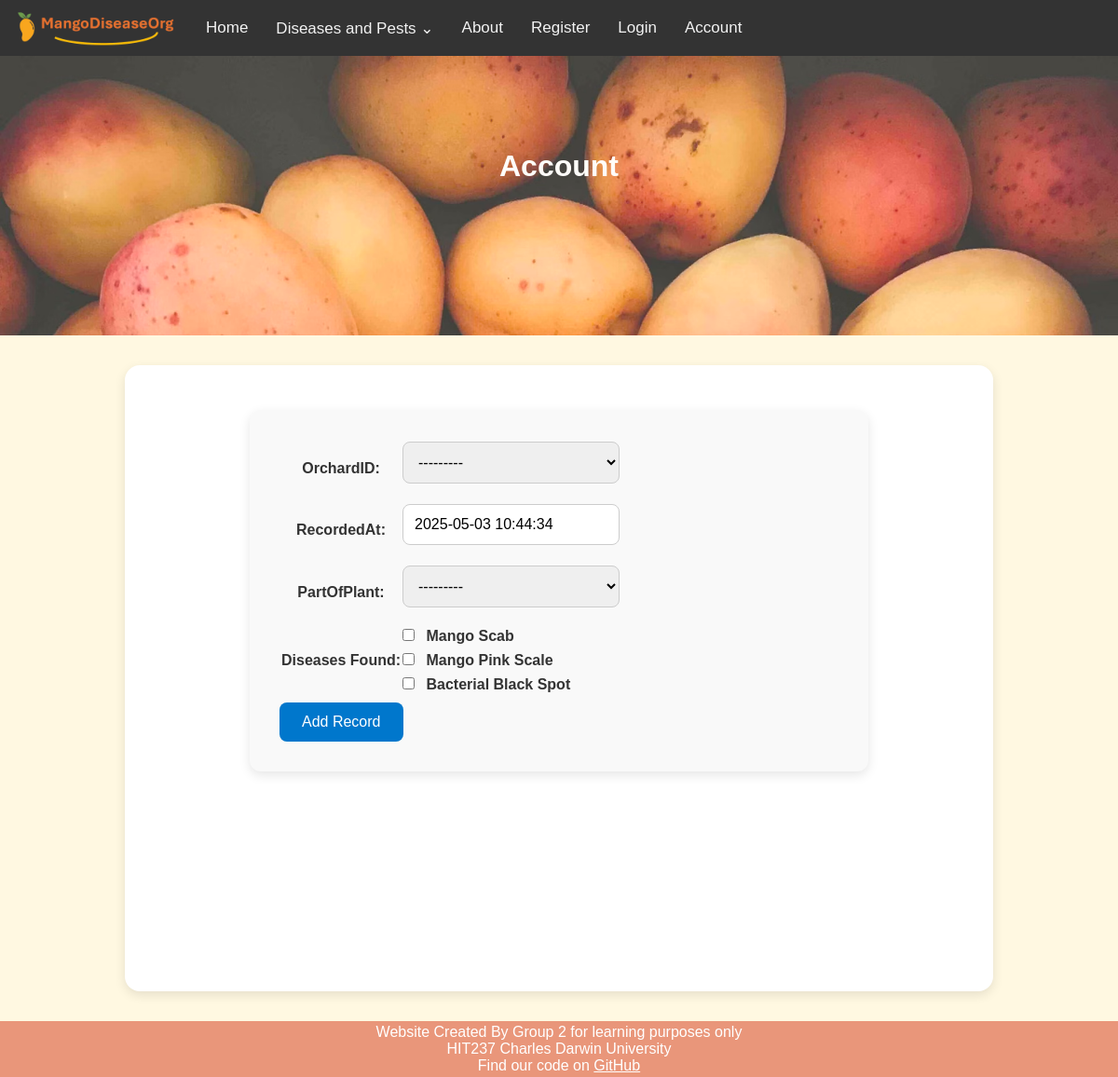
/record/, run on an earlier commit of the app's database.
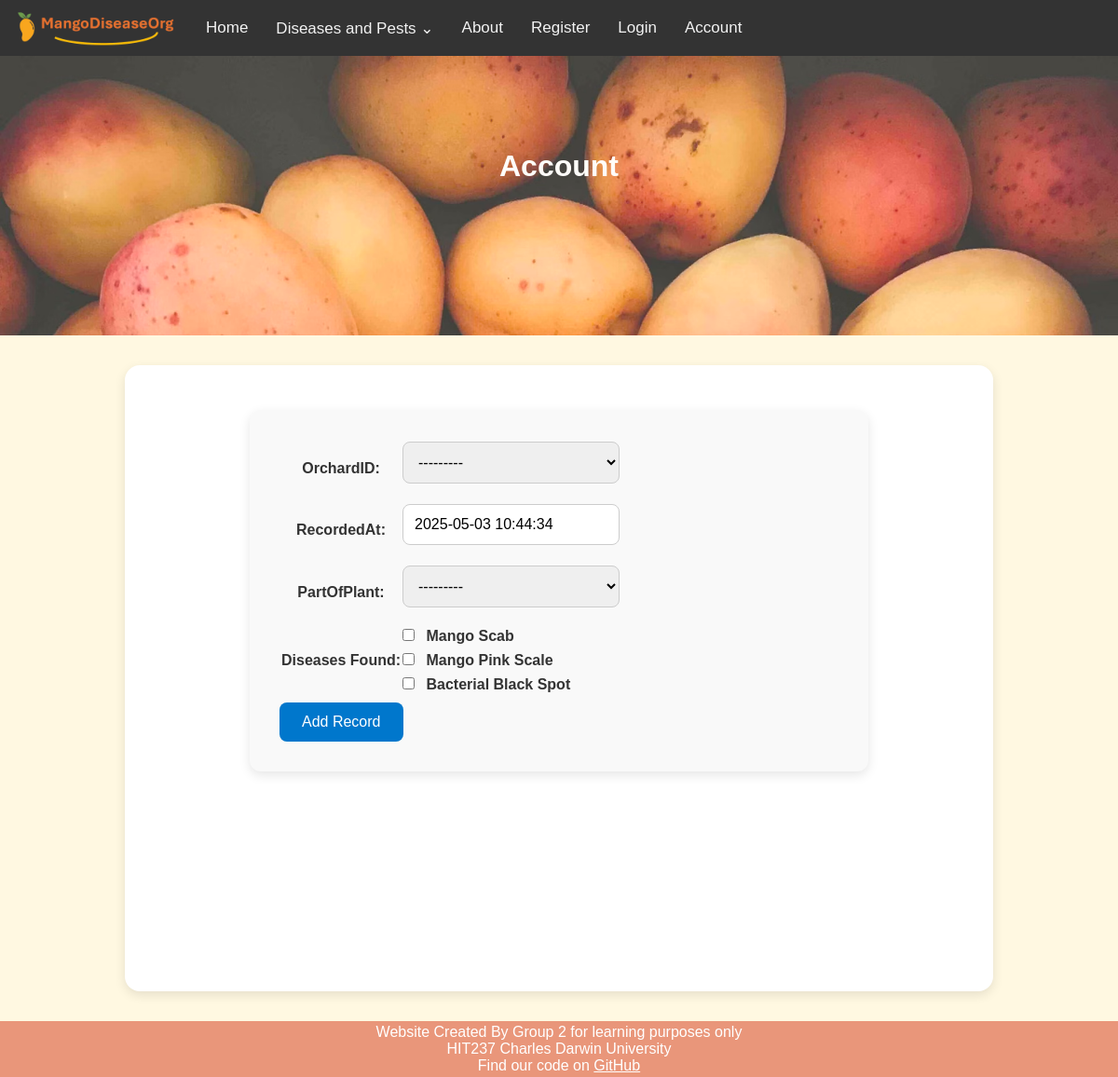
And on a later commit of the database.
### mango_disease_app/models.py (models this page shows)
class Orchard(models.Model):
    orchardID = models.AutoField(primary_key=True)
    orchardName = models.CharField()
    noTreesRow = models.IntegerField()
    noTreesColumn = models.IntegerField()
    varietyID = models.ForeignKey(
        Variety,
        on_delete=models.PROTECT
    )
    locationID = models.ForeignKey(
        Location,
        on_delete=models.PROTECT
    )
    def __str__(self):
        return self.orchardName

### mango_disease_app/views.py (the view)
# urls.py: re_path(r'^record/$', views.record, name='record'),
def record(request):
    page_data = {'form':addDiseaseRecord()}
    return render(request, 'mango_disease_app/record.html', page_data)

### mango_disease_app/forms.py
class addDiseaseRecord(forms.ModelForm):
    diseases = forms.ModelMultipleChoiceField(
        queryset=Disease.objects.all(),
        widget=forms.CheckboxSelectMultiple,
        required=True,
        label="Diseases Found"
    )
    class Meta:
        model = Record
        exclude = []

### mango_disease_app/context_processors.py (called while the page is built)
def disease_menu(request):
    return {'navs': disease_list}

### mango_disease_app/models.py (called while the page is built)
    def __str__(self):
        return self.diseaseName

### mango_disease_app/templates/mango_disease_app/record.html (shortened to what this page needs)
{% extends 'mango_disease_app/base.html' %}
{% block page_header %}Account{% endblock %}
{% load static %}
{% block content %}
<form action="{% url 'add_record' %}" method="post" novalidate>
	<table>
		{{ form.as_table }}
	</table>
	<input type="submit" value="Add Record">
</form>
{% endblock %}

### mango_disease_app/templates/mango_disease_app/base.html (shortened to what this page needs)
{% load static %}
<!DOCTYPE html>
<html lang="en">
<head>
    <link rel="stylesheet" href="{% static 'css/styles.css' %}">
</head>
<body>
    {% include "mango_disease_app/patterns/navbar_large.html" %}
    <header class='header'>
        <h1>{% block page_header %}Mango Diseases{% endblock %}</h1>
    </header>
    <main>
        <div class="main-container">
            {% block content %}{% endblock %}
        </div>
    </main>
    <footer>
        <p>Website Created By Group 2 for learning purposes only</p>
        <p>HIT237 Charles Darwin University</p>
        <p>Find our code on <a style="color: white; text-decoration: underline;" href="https://github.com/frank-895/mango_disease_web_app/">GitHub</a></p>
    </footer>
</body>
</html>

### mango_disease_app/templates/mango_disease_app/patterns/navbar_large.html (shortened to what this page needs)
{% load static %}
<nav class="large-nav">
    <a href="{% url 'home' %}" class="nav-item img-logo"><img class="logo" src="{% static 'images/logo.png' %}"></a>
    <a href="{% url 'home' %}" class="nav-item">Home</a>
    <div class="dropdown nav-item">
        <a href="{% url 'diseases' %}" class="dropdown-button">Diseases and Pests ⌄</a>
    </div>
    <a href="{% url 'about' %}" class="nav-item">About</a>
    <a href="{% url 'register' %}" class="nav-item">Register</a>
    <a href="{% url 'userlogin' %}" class="nav-item">Login</a>
    <a href="{% url 'account' %}" class="nav-item">Account</a>
</nav>

### mango_disease_app/templates/mango_disease_app/patterns/navbar_small.html (shortened to what this page needs)
{% load static %}

### mango_disease_app/static/css/styles.css (style rules this page uses)
* { margin: 0; padding: 0; font-family: Arial; }
body { min-height: 100vh; display: flex; flex-direction: column; background-color: #fff8e1; }
main { flex-grow: 1; }
a { text-decoration: none; color: black }
.main-container { background-color: white; color: black; margin: 2rem auto; padding: 1rem; border-radius: 1rem; box-shadow: 0 4px 12px rgba(0, 0, 0, 0.1); width: 90vw; max-width: 900px; min-height: 80vh; }
.large-nav { display: block; }
nav { background-color: #333; flex-wrap: nowrap; height: 60px; display: flex; align-items: center; position: relative; z-index: 10; }
.nav-item { float: left; display: flex; align-items: center; height:100%; padding: 0px 15px; text-decoration: none; white-space: nowrap; color: #f2f2f2; text-align: center; font-size: 17px; }
nav .logo { height: 40px; }
.dropdown { position: relative; display: flex; align-items: center; height: 100%; padding: 0px; }
.dropdown-button { height: 100%; display: flex; align-items: center; padding: 0px 15px; color: #f2f2f2; justify-content: center; }
.dropdown-button, .disease-dropdown li a { transition: 0.2s ease, color 0.2s ease; }
header { background-image: url("../images/header-background.avif"); background-size: cover; height: 300px; opacity: 0.8; position: relative; z-index: 0; }
h1 { color: white; text-align: center; padding: 100px; }
footer { text-align: center; padding: 3px; background-color: DarkSalmon; color: white; }
.logo { max-width: 100%; height: auto; margin: 0 auto; }
form { max-width: 600px; margin: 2rem auto; padding: 2rem; background: #f9f9f9; border-radius: 12px; box-shadow: 0 4px 12px rgba(0, 0, 0, 0.1); font-family: 'Segoe UI', sans-serif; }
form label { display: block; margin-bottom: 0.5rem; font-weight: 600; color: #333; }
form input[type="text"], form input[type="email"], form input[type="password"], form select, form textarea { width: 100%; padding: 0.75rem; margin-bottom: 1.25rem; border: 1px solid #ccc; border-radius: 8px; font-size: 1rem; box-sizing: border-box; }
form input[type="checkbox"], form input[type="radio"] { margin-right: 0.5rem; }
form button, form input[type="submit"] { background-color: #0077cc; color: white; border: none; padding: 0.75rem 1.5rem; border-radius: 8px; font-size: 1rem; cursor: pointer; transition: background-color 0.3s ease; }

What changed in the data, as far as the page shows it:
added Orchard: orchardID "---------"
Also different on the page:
form field orchardID: "---------" → (not shown)
